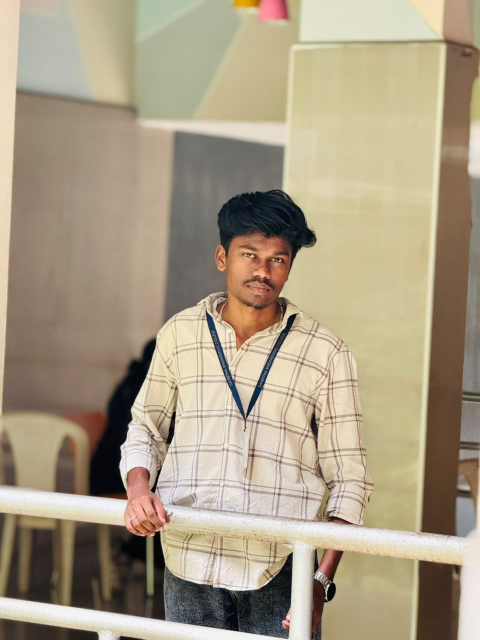
#> input picture KIS.jpeg, 960 x 1280 px (shown at 1/2 size)
$ jupyter execute 'EXP-12 (3).ipynb'
#> lines starting #> are read from the running program, lines starting #| are printed output that depends on the picture; after the words box and inside, x2 and y2 are one past the last pixel; in counts of white or black regions, pixels touching at a corner belong together
# Ex.No-12 Face Detection with Haar Cascades with OpenCV and Matplotlib
**Name:** KISHORE N
**Reg.No:** 212223230106

[cell 1]
import numpy as np
import cv2
import matplotlib.pyplot as plt

[cell 2]
# Step 1: Read the image and convert the image into RGB
image = cv2.imread('KIS.jpeg')  # Replace with your image path
#> image is the input picture: shape (1280, 960, 3); mean B, G, R 132.7, 156.1, 169.3
image_rgb = cv2.cvtColor(image, cv2.COLOR_BGR2RGB)

[cell 3]
# Step 2: Display the original image
plt.imshow(image_rgb)
plt.title("Original Image")
plt.axis('on')
plt.show()

[cell 4]
# Step 4: Set the pixels to display the ROI (Region of Interest)
# Define the coordinates for the Region of Interest (ROI)
# (startY:endY, startX:endX)
roi = image[100:420, 200:550]  # ROI coordinates (adjust as needed)
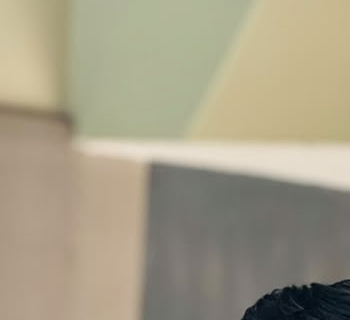
#> roi: shape (320, 350, 3); mean B, G, R 134.9, 157.1, 164.7

# Create a blank mask of the same size as the original image
mask = np.zeros_like(image)

# Place the ROI on the mask
mask[100:420, 200:550] = roi
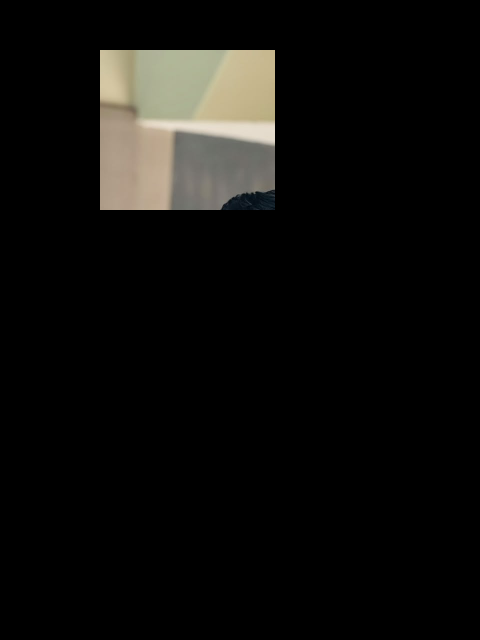
#> mask: shape (1280, 960, 3) (shown at 1/2 size); mean B, G, R 12.3, 14.3, 15

[cell 5]
# Step 5: Perform bitwise conjunction of the two arrays using bitwise_and
segmented_roi = cv2.bitwise_and(image, mask)

[cell 6]
# Step 6: Display the segmented ROI from the image
segmented_roi_rgb = cv2.cvtColor(segmented_roi, cv2.COLOR_BGR2RGB)
plt.imshow(segmented_roi_rgb)
plt.title("Segmented ROI")
plt.axis('off')
plt.show()

[cell 7]
import cv2
import numpy as np
import matplotlib.pyplot as plt

[cell 8]
# Step 1: Read the image and convert it to RGB for displaying
image = cv2.imread('KIS.jpeg')  # Replace with your actual image file path
image_rgb = cv2.cvtColor(image, cv2.COLOR_BGR2RGB)  # Convert BGR to RGB

[cell 9]
# Original Image
plt.imshow(image_rgb)
plt.title("Original Image")
plt.axis('off')

[cell 10]
# Step 2: Convert the image to grayscale
gray_image = cv2.cvtColor(image, cv2.COLOR_BGR2GRAY)  # Convert to grayscale
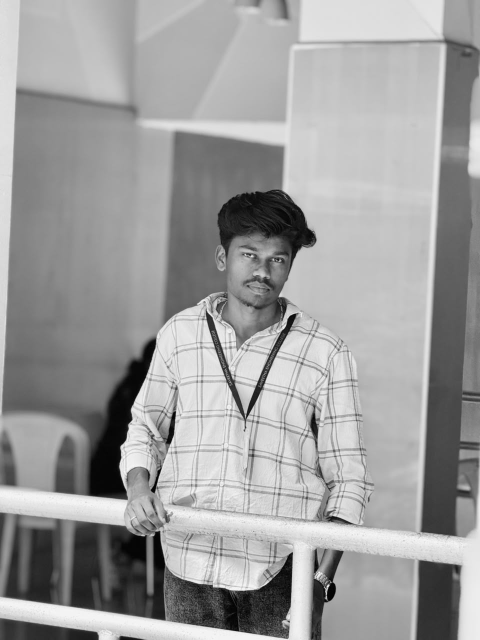
#> gray_image: shape (1280, 960) (shown at 1/2 size); min 0, max 253, mean 157.4

[cell 11]
# Step 3: Apply Gaussian blur to reduce noise
blurred_image = cv2.GaussianBlur(gray_image, (5, 5), 0)  # Apply Gaussian blur (5x5 kernel)

[cell 12]
# Step 5: Use Canny edge detector to find edges
edges = cv2.Canny(blurred_image, 50, 150)  # Detect edges using Canny (thresholds 50 and 150)
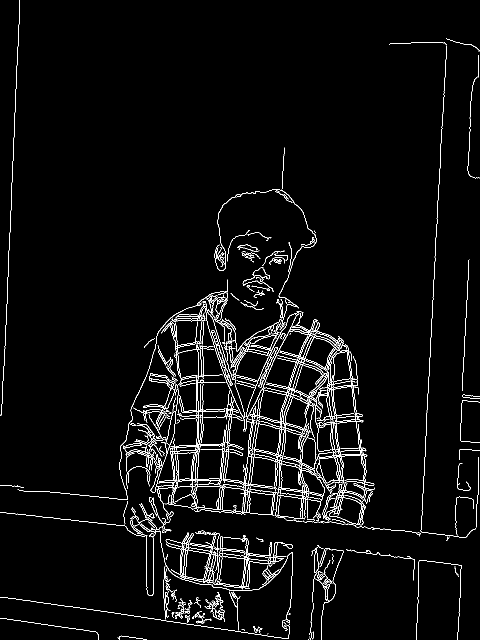
#> edges: shape (1280, 960) (shown at 1/2 size); 3.3% white in thin lines or dots

[cell 13]
# Canny Edge Detection
plt.imshow(edges, cmap='gray')
plt.title("Canny Edge Detection")
plt.axis('off')

[cell 14]
# Step 6: Find contours in the edged image
contours, _ = cv2.findContours(edges, cv2.RETR_EXTERNAL, cv2.CHAIN_APPROX_SIMPLE)
#> contours = 254 contours, 204 with area under 20; largest, box (x1, y1, x2, y2) and area: (314, 607, 749, 1051) 50506, (331, 1065, 440, 1167) 4364, (428, 1071, 573, 1179) 1280, (267, 746, 357, 846) 958, (475, 442, 633, 706) 628

[cell 15]
# Step 7: Filter contours based on area and draw bounding boxes
result_image = image.copy()  # Create a copy of the original image to draw bounding boxes
for contour in contours:
    if cv2.contourArea(contour) > 50:  # Filter out small areas
        x, y, w, h = cv2.boundingRect(contour)  # Get the bounding box for the contour
        cv2.rectangle(result_image, (x, y), (x + w, y + h), (0, 255, 0), 2)  # Draw the rectangle
#> this loop made 254 passes
#> (x, y, w, h) on passes 29, 41, 53, 62, 65, 87, 94, 98, 123, 148, 159, 160: (423, 1184, 27, 60), (525, 1129, 19, 31), (623, 1095, 37, 109), (428, 1071, 145, 108), (331, 1065, 109, 102), (0, 1025, 586, 237), (282, 1006, 28, 32), (260, 995, 83, 71), (317, 901, 38, 66), (246, 779, 112, 207), (267, 746, 90, 100), (516, 741, 19, 34)
#> contour on passes 1, 2, 4, 10, 11, 33: [[618, 1277], [617, 1278], [617, 1279], [617, 1278]], [[619, 1273], [619, 1274]], [[535, 1267], [535, 1268], [536, 1267]], [[579, 1247], [578, 1248], [579, 1249]], [[620, 1245]], [[536, 1161], [536, 1162]]
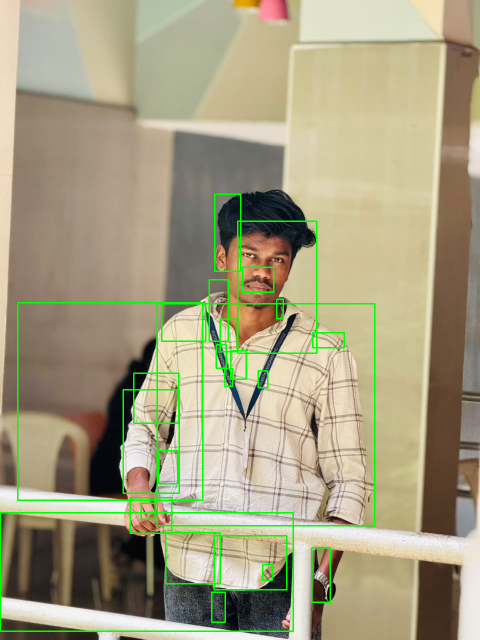
#> result_image: shape (1280, 960, 3) (shown at 1/2 size); 2.63% of pixels changed, all inside (x1, y1, x2, y2) = (0, 387, 751, 1264)

[cell 16]
# Handwriting Detection Result
plt.imshow(cv2.cvtColor(result_image, cv2.COLOR_BGR2RGB))
plt.title("Handwriting Detection")
plt.axis('off')

[cell 17]
import cv2
import numpy as np
import matplotlib.pyplot as plt

[cell 18]
config_file = 'deploy.prototxt'  # Path to the config file
weights = 'mobilenet_iter_73000.caffemodel'  # Path to the weights file

[cell 19]
# Step 4: Create a class label and print the same
class_labels = {0: 'background', 1: 'aeroplane', 2: 'bicycle', 3: 'bird', 4: 'boat',
                5: 'bottle', 6: 'bus', 7: 'car', 8: 'cat', 9: 'chair', 10: 'cow', 11: 'diningtable',
                12: 'dog', 13: 'horse', 14: 'motorbike', 15: 'person', 16: 'pottedplant', 17: 'sheep',
                18: 'sofa', 19: 'train', 20: 'tvmonitor'}

[cell 20]
# Step 5: Read the image
image = cv2.imread('KIS.jpeg')  # Replace with your image path
(h, w) = image.shape[:2]
#> h = 1280; w = 960
